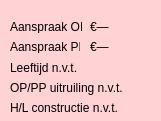
   <widget class="QFrame" name="frame_ZL">
    <property name="geometry">
     <rect>
      <x>480</x>
      <y>500</y>
      <width>161</width>
      <height>121</height>
     </rect>
    </property>
    <property name="font">
     <font>
      <pointsize>10</pointsize>
      <weight>75</weight>
      <bold>true</bold>
     </font>
    </property>
    <property name="styleSheet">
     <string notr="true">background-color: rgb(255, 211, 212);</string>
    </property>
    <widget class="QLabel" name="lbl_ZL_AanspraakOP">
     <property name="geometry">
      <rect>
       <x>10</x>
       <y>20</y>
       <width>72</width>
       <height>13</height>
      </rect>
     </property>
     <property name="text">
      <string>Aanspraak OP:</string>
     </property>
    </widget>
    <widget class="QLabel" name="lbl_ZL_pLeeftijd">
     <property name="geometry">
      <rect>
       <x>10</x>
       <y>60</y>
       <width>141</width>
       <height>16</height>
      </rect>
     </property>
     <property name="text">
      <string>Leeftijd n.v.t.</string>
     </property>
    </widget>
    <widget class="QLabel" name="lbl_ZL_hlConstructie">
     <property name="geometry">
      <rect>
       <x>10</x>
       <y>100</y>
       <width>141</width>
       <height>16</height>
      </rect>
     </property>
     <property name="text">
      <string>H/L constructie n.v.t.</string>
     </property>
    </widget>
    <widget class="QLabel" name="lbl_ZL_OP_PP">
     <property name="geometry">
      <rect>
       <x>10</x>
       <y>80</y>
       <width>141</width>
       <height>16</height>
      </rect>
     </property>
     <property name="text">
      <string>OP/PP uitruiling n.v.t.</string>
     </property>
    </widget>
    <widget class="QLabel" name="lbl_ZL_AanspraakPP">
     <property name="geometry">
      <rect>
       <x>10</x>
       <y>40</y>
       <width>70</width>
       <height>13</height>
      </rect>
     </property>
     <property name="text">
      <string>Aanspraak PP:</string>
     </property>
    </widget>
    <widget class="QLabel" name="lbl_ZL_OP">
     <property name="geometry">
      <rect>
       <x>90</x>
       <y>20</y>
       <width>47</width>
       <height>13</height>
      </rect>
     </property>
     <property name="text">
      <string>€—</string>
     </property>
    </widget>
    <widget class="QLabel" name="lbl_ZL_PP">
     <property name="geometry">
      <rect>
       <x>90</x>
       <y>40</y>
       <width>47</width>
       <height>13</height>
      </rect>
     </property>
     <property name="text">
      <string>€—</string>
     </property>
    </widget>
   </widget>
